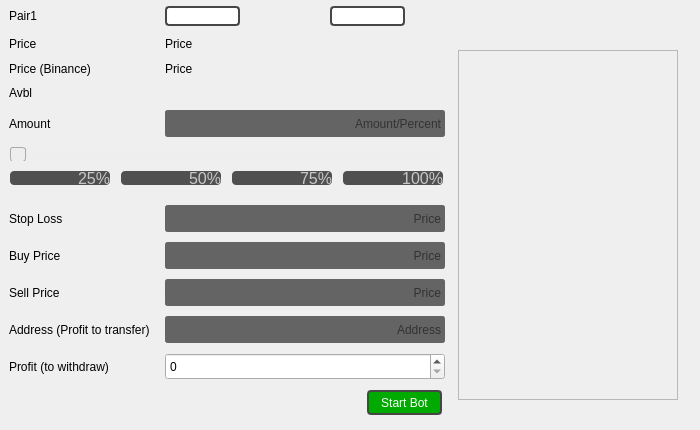
     <widget class="QWidget" name="tab_5">
      <attribute name="title">
       <string>Bot 5</string>
      </attribute>
      <widget class="QWidget" name="gridLayoutWidget_8">
       <property name="geometry">
        <rect>
         <x>0</x>
         <y>0</y>
         <width>691</width>
         <height>421</height>
        </rect>
       </property>
       <layout class="QGridLayout" name="gridLayout_12">
        <property name="leftMargin">
         <number>6</number>
        </property>
        <property name="topMargin">
         <number>6</number>
        </property>
        <property name="rightMargin">
         <number>6</number>
        </property>
        <property name="bottomMargin">
         <number>6</number>
        </property>
        <property name="spacing">
         <number>10</number>
        </property>
        <item row="0" column="1">
         <widget class="QComboBox" name="comboBox_9">
          <property name="enabled">
           <bool>true</bool>
          </property>
          <property name="sizePolicy">
           <sizepolicy hsizetype="Fixed" vsizetype="Fixed">
            <horstretch>0</horstretch>
            <verstretch>0</verstretch>
           </sizepolicy>
          </property>
          <property name="minimumSize">
           <size>
            <width>75</width>
            <height>0</height>
           </size>
          </property>
          <property name="styleSheet">
           <string notr="true">QComboBox	{
	border: 2px solid;
	border-color: rgb(70, 70, 70);
	border-radius: 4px;
}

QComboBox::down-arrow	{
	background-image: url(down.png);
}

QComboBox::drop-down:button	{
	border-radius:5px; 
}

QComboBox::hover	{
	color: rgb(250, 250, 250);
}

QPushButton:default {
    background-color: rgb(80, 80, 80);
	color: rgb(200, 200, 200);
}</string>
          </property>
          <property name="editable">
           <bool>false</bool>
          </property>
         </widget>
        </item>
        <item row="12" column="1" colspan="2">
         <layout class="QHBoxLayout" name="horizontalLayout_6">
          <property name="spacing">
           <number>0</number>
          </property>
          <item>
           <spacer name="horizontalSpacer_5">
            <property name="orientation">
             <enum>Qt::Horizontal</enum>
            </property>
            <property name="sizeType">
             <enum>QSizePolicy::Fixed</enum>
            </property>
            <property name="sizeHint" stdset="0">
             <size>
              <width>200</width>
              <height>20</height>
             </size>
            </property>
           </spacer>
          </item>
          <item>
           <widget class="QPushButton" name="startBotButton_5">
            <property name="sizePolicy">
             <sizepolicy hsizetype="Fixed" vsizetype="Fixed">
              <horstretch>0</horstretch>
              <verstretch>0</verstretch>
             </sizepolicy>
            </property>
            <property name="minimumSize">
             <size>
              <width>75</width>
              <height>25</height>
             </size>
            </property>
            <property name="layoutDirection">
             <enum>Qt::RightToLeft</enum>
            </property>
            <property name="styleSheet">
             <string notr="true">QPushButton {
    background-color: rgb(0, 170, 0);
	color: rgb(250, 250, 250);
	border-style: outset;
	border: 2px solid;
	border-color: rgb(70, 70, 70);
	border-radius: 4px;
}

QPushButton:hover {
    background-color: rgb(0, 185, 0);
}

QPushButton:pressed {
	background-color: rgb(0, 145, 0);
}

QPushButton:default {
    background-color: rgb(0, 170, 0);
}</string>
            </property>
            <property name="text">
             <string>Start Bot</string>
            </property>
           </widget>
          </item>
         </layout>
        </item>
        <item row="11" column="1" colspan="2">
         <widget class="QSpinBox" name="profitSpinBox_5">
          <property name="minimumSize">
           <size>
            <width>50</width>
            <height>27</height>
           </size>
          </property>
         </widget>
        </item>
        <item row="1" column="0">
         <widget class="QLabel" name="label_38">
          <property name="text">
           <string>Price</string>
          </property>
          <property name="alignment">
           <set>Qt::AlignLeading|Qt::AlignLeft|Qt::AlignVCenter</set>
          </property>
         </widget>
        </item>
        <item row="8" column="0">
         <widget class="QLabel" name="label_39">
          <property name="text">
           <string>Buy Price</string>
          </property>
          <property name="alignment">
           <set>Qt::AlignLeading|Qt::AlignLeft|Qt::AlignVCenter</set>
          </property>
         </widget>
        </item>
        <item row="11" column="0">
         <widget class="QLabel" name="label_40">
          <property name="text">
           <string>Profit (to withdraw)</string>
          </property>
          <property name="alignment">
           <set>Qt::AlignLeading|Qt::AlignLeft|Qt::AlignVCenter</set>
          </property>
         </widget>
        </item>
        <item row="0" column="0">
         <widget class="QLabel" name="pairLabel_5">
          <property name="sizePolicy">
           <sizepolicy hsizetype="Fixed" vsizetype="Fixed">
            <horstretch>0</horstretch>
            <verstretch>0</verstretch>
           </sizepolicy>
          </property>
          <property name="text">
           <string>Pair1</string>
          </property>
         </widget>
        </item>
        <item row="5" column="0" colspan="3">
         <layout class="QGridLayout" name="gridLayout_13">
          <item row="1" column="2">
           <widget class="QPushButton" name="threeFourthButton_5">
            <property name="sizePolicy">
             <sizepolicy hsizetype="Fixed" vsizetype="Fixed">
              <horstretch>0</horstretch>
              <verstretch>0</verstretch>
             </sizepolicy>
            </property>
            <property name="minimumSize">
             <size>
              <width>100</width>
              <height>0</height>
             </size>
            </property>
            <property name="font">
             <font>
              <pointsize>12</pointsize>
             </font>
            </property>
            <property name="styleSheet">
             <string notr="true">QPushButton {
    background-color: rgb(80, 80, 80);
	text-align: right;
	color: rgb(200, 200, 200);
	border-style: outset;
	border-radius: 4px;
}

QPushButton:hover {
	color: rgb(250, 250, 250);
}

QPushButton:pressed {
    color: rgb(180, 180, 180);
}

QPushButton:default {
    background-color: rgb(80, 80, 80);
	color: rgb(200, 200, 200);
	text-align: right;
}</string>
            </property>
            <property name="text">
             <string>75%</string>
            </property>
           </widget>
          </item>
          <item row="1" column="0">
           <widget class="QPushButton" name="oneFourthButton_5">
            <property name="sizePolicy">
             <sizepolicy hsizetype="Fixed" vsizetype="Fixed">
              <horstretch>0</horstretch>
              <verstretch>0</verstretch>
             </sizepolicy>
            </property>
            <property name="minimumSize">
             <size>
              <width>100</width>
              <height>0</height>
             </size>
            </property>
            <property name="font">
             <font>
              <pointsize>12</pointsize>
             </font>
            </property>
            <property name="layoutDirection">
             <enum>Qt::LeftToRight</enum>
            </property>
            <property name="styleSheet">
             <string notr="true">QPushButton {
    background-color: rgb(80, 80, 80);
	text-align: right;
	color: rgb(200, 200, 200);
	border-style: outset;
	border-radius: 4px;
}

QPushButton:hover {
	color: rgb(250, 250, 250);
}

QPushButton:pressed {
    color: rgb(180, 180, 180);
}

QPushButton:default {
    background-color: rgb(80, 80, 80);
	color: rgb(200, 200, 200);
	text-align: right;
}</string>
            </property>
            <property name="text">
             <string>25%</string>
            </property>
           </widget>
          </item>
          <item row="1" column="1">
           <widget class="QPushButton" name="twoFourthButton_5">
            <property name="sizePolicy">
             <sizepolicy hsizetype="Fixed" vsizetype="Fixed">
              <horstretch>0</horstretch>
              <verstretch>0</verstretch>
             </sizepolicy>
            </property>
            <property name="minimumSize">
             <size>
              <width>100</width>
              <height>0</height>
             </size>
            </property>
            <property name="font">
             <font>
              <pointsize>12</pointsize>
             </font>
            </property>
            <property name="styleSheet">
             <string notr="true">QPushButton {
    background-color: rgb(80, 80, 80);
	text-align: right;
	color: rgb(200, 200, 200);
	border-style: outset;
	border-radius: 4px;
}

QPushButton:hover {
	color: rgb(250, 250, 250);
}

QPushButton:pressed {
    color: rgb(180, 180, 180);
}

QPushButton:default {
    background-color: rgb(80, 80, 80);
	color: rgb(200, 200, 200);
	text-align: right;
}</string>
            </property>
            <property name="text">
             <string>50%</string>
            </property>
           </widget>
          </item>
          <item row="1" column="3">
           <widget class="QPushButton" name="fourFourthButton_5">
            <property name="sizePolicy">
             <sizepolicy hsizetype="Fixed" vsizetype="Fixed">
              <horstretch>0</horstretch>
              <verstretch>0</verstretch>
             </sizepolicy>
            </property>
            <property name="minimumSize">
             <size>
              <width>100</width>
              <height>0</height>
             </size>
            </property>
            <property name="font">
             <font>
              <pointsize>12</pointsize>
             </font>
            </property>
            <property name="styleSheet">
             <string notr="true">QPushButton {
    background-color: rgb(80, 80, 80);
	text-align: right;
	color: rgb(200, 200, 200);
	border-style: outset;
	border-radius: 4px;
}

QPushButton:hover {
	color: rgb(250, 250, 250);
}

QPushButton:pressed {
    color: rgb(180, 180, 180);
}

QPushButton:default {
    background-color: rgb(80, 80, 80);
	color: rgb(200, 200, 200);
	text-align: right;
}</string>
            </property>
            <property name="text">
             <string>100%</string>
            </property>
           </widget>
          </item>
          <item row="0" column="0" colspan="4">
           <widget class="QSlider" name="horizontalSlider_5">
            <property name="enabled">
             <bool>false</bool>
            </property>
            <property name="cursor">
             <cursorShape>ClosedHandCursor</cursorShape>
            </property>
            <property name="styleSheet">
             <string notr="true">QSlider::groove:horizontal 
{
	background-color: transparent;
	height: 3px;

}


QSlider::sub-page:horizontal 
{
	background-color:  rgb(230, 230, 230);

}


QSlider::add-page:horizontal 
{
	background-color:  rgb(90, 90, 90);

}


QSlider::handle:horizontal 
{
	background-color: rgb(230, 230, 230);
	width: 14px;
	margin-top: -6px;
	margin-bottom: -6px;
	border-radius: 6px;

}


QSlider::handle:horizontal:hover 
{
	background-color: rgb(250, 250, 250);
	border-radius: 6px;

}


QSlider::sub-page:horizontal:disabled 
{
	background-color: #bbb;
	border-color: #999;

}


QSlider::add-page:horizontal:disabled 
{
	background-color: #eee;
	border-color: #999;

}


QSlider::handle:horizontal:disabled 
{
	background-color: #eee;
	border: 1px solid #aaa;
	border-radius: 3px;

}</string>
            </property>
            <property name="maximum">
             <number>100</number>
            </property>
            <property name="orientation">
             <enum>Qt::Horizontal</enum>
            </property>
           </widget>
          </item>
         </layout>
        </item>
        <item row="8" column="1" colspan="2">
         <widget class="QLineEdit" name="buyLineEdit_5">
          <property name="sizePolicy">
           <sizepolicy hsizetype="Fixed" vsizetype="Fixed">
            <horstretch>0</horstretch>
            <verstretch>0</verstretch>
           </sizepolicy>
          </property>
          <property name="minimumSize">
           <size>
            <width>50</width>
            <height>27</height>
           </size>
          </property>
          <property name="maximumSize">
           <size>
            <width>300</width>
            <height>27</height>
           </size>
          </property>
          <property name="styleSheet">
           <string notr="true">background-color: rgb(100, 100, 100);
border: 2px solid rgb(100, 100, 100);
border-radius: 3px;</string>
          </property>
          <property name="alignment">
           <set>Qt::AlignRight|Qt::AlignTrailing|Qt::AlignVCenter</set>
          </property>
          <property name="placeholderText">
           <string>Price</string>
          </property>
         </widget>
        </item>
        <item row="7" column="1" colspan="2">
         <widget class="QLineEdit" name="stoplossLineEdit_5">
          <property name="sizePolicy">
           <sizepolicy hsizetype="Fixed" vsizetype="Fixed">
            <horstretch>0</horstretch>
            <verstretch>0</verstretch>
           </sizepolicy>
          </property>
          <property name="minimumSize">
           <size>
            <width>50</width>
            <height>27</height>
           </size>
          </property>
          <property name="maximumSize">
           <size>
            <width>300</width>
            <height>27</height>
           </size>
          </property>
          <property name="styleSheet">
           <string notr="true">background-color: rgb(100, 100, 100);
border: 2px solid rgb(100, 100, 100);
border-radius: 3px;</string>
          </property>
          <property name="alignment">
           <set>Qt::AlignRight|Qt::AlignTrailing|Qt::AlignVCenter</set>
          </property>
          <property name="placeholderText">
           <string>Price</string>
          </property>
         </widget>
        </item>
        <item row="10" column="1" colspan="2">
         <widget class="QLineEdit" name="walletLineEdit_5">
          <property name="sizePolicy">
           <sizepolicy hsizetype="Fixed" vsizetype="Fixed">
            <horstretch>0</horstretch>
            <verstretch>0</verstretch>
           </sizepolicy>
          </property>
          <property name="minimumSize">
           <size>
            <width>50</width>
            <height>27</height>
           </size>
          </property>
          <property name="maximumSize">
           <size>
            <width>300</width>
            <height>27</height>
           </size>
          </property>
          <property name="styleSheet">
           <string notr="true">background-color: rgb(100, 100, 100);
border: 2px solid rgb(100, 100, 100);
border-radius: 3px;</string>
          </property>
          <property name="alignment">
           <set>Qt::AlignRight|Qt::AlignTrailing|Qt::AlignVCenter</set>
          </property>
          <property name="placeholderText">
           <string>Address</string>
          </property>
         </widget>
        </item>
        <item row="4" column="1" colspan="2">
         <widget class="QLineEdit" name="amountLineEdit_5">
          <property name="sizePolicy">
           <sizepolicy hsizetype="Fixed" vsizetype="Fixed">
            <horstretch>0</horstretch>
            <verstretch>0</verstretch>
           </sizepolicy>
          </property>
          <property name="minimumSize">
           <size>
            <width>100</width>
            <height>27</height>
           </size>
          </property>
          <property name="maximumSize">
           <size>
            <width>300</width>
            <height>27</height>
           </size>
          </property>
          <property name="styleSheet">
           <string notr="true">background-color: rgb(100, 100, 100);
border: 2px solid rgb(100, 100, 100);
border-radius: 3px;</string>
          </property>
          <property name="maxLength">
           <number>15</number>
          </property>
          <property name="alignment">
           <set>Qt::AlignRight|Qt::AlignTrailing|Qt::AlignVCenter</set>
          </property>
          <property name="placeholderText">
           <string>Amount/Percent</string>
          </property>
         </widget>
        </item>
        <item row="9" column="0">
         <widget class="QLabel" name="label_41">
          <property name="text">
           <string>Sell Price</string>
          </property>
          <property name="alignment">
           <set>Qt::AlignLeading|Qt::AlignLeft|Qt::AlignVCenter</set>
          </property>
         </widget>
        </item>
        <item row="4" column="0">
         <widget class="QLabel" name="label_42">
          <property name="text">
           <string>Amount</string>
          </property>
          <property name="alignment">
           <set>Qt::AlignLeading|Qt::AlignLeft|Qt::AlignVCenter</set>
          </property>
         </widget>
        </item>
        <item row="7" column="0">
         <widget class="QLabel" name="label_43">
          <property name="text">
           <string>Stop Loss</string>
          </property>
          <property name="alignment">
           <set>Qt::AlignLeading|Qt::AlignLeft|Qt::AlignVCenter</set>
          </property>
         </widget>
        </item>
        <item row="0" column="2">
         <widget class="QComboBox" name="comboBox_10">
          <property name="sizePolicy">
           <sizepolicy hsizetype="Fixed" vsizetype="Fixed">
            <horstretch>0</horstretch>
            <verstretch>0</verstretch>
           </sizepolicy>
          </property>
          <property name="minimumSize">
           <size>
            <width>75</width>
            <height>0</height>
           </size>
          </property>
          <property name="styleSheet">
           <string notr="true">QComboBox	{
	border: 2px solid;
	border-color: rgb(70, 70, 70);
	border-radius: 4px;
}

QComboBox::down-arrow	{
	background-image: url(down.png);
}

QComboBox::drop-down:button	{
	border-radius:5px; 
}

QComboBox::hover	{
	color: rgb(250, 250, 250);
}

QPushButton:default {
    background-color: rgb(80, 80, 80);
	color: rgb(200, 200, 200);
}</string>
          </property>
          <property name="sizeAdjustPolicy">
           <enum>QComboBox::AdjustToContents</enum>
          </property>
         </widget>
        </item>
        <item row="3" column="0">
         <widget class="QLabel" name="label_44">
          <property name="text">
           <string>Avbl</string>
          </property>
         </widget>
        </item>
        <item row="10" column="0">
         <widget class="QLabel" name="label_45">
          <property name="text">
           <string>Address (Profit to transfer)</string>
          </property>
          <property name="alignment">
           <set>Qt::AlignLeading|Qt::AlignLeft|Qt::AlignVCenter</set>
          </property>
         </widget>
        </item>
        <item row="1" column="1" colspan="2">
         <widget class="QLabel" name="priceLabel_5">
          <property name="sizePolicy">
           <sizepolicy hsizetype="Maximum" vsizetype="Fixed">
            <horstretch>0</horstretch>
            <verstretch>0</verstretch>
           </sizepolicy>
          </property>
          <property name="minimumSize">
           <size>
            <width>110</width>
            <height>15</height>
           </size>
          </property>
          <property name="maximumSize">
           <size>
            <width>200</width>
            <height>20</height>
           </size>
          </property>
          <property name="text">
           <string>Price</string>
          </property>
         </widget>
        </item>
        <item row="9" column="1" colspan="2">
         <widget class="QLineEdit" name="sellLineEdit_5">
          <property name="sizePolicy">
           <sizepolicy hsizetype="Fixed" vsizetype="Fixed">
            <horstretch>0</horstretch>
            <verstretch>0</verstretch>
           </sizepolicy>
          </property>
          <property name="minimumSize">
           <size>
            <width>50</width>
            <height>27</height>
           </size>
          </property>
          <property name="maximumSize">
           <size>
            <width>300</width>
            <height>27</height>
           </size>
          </property>
          <property name="styleSheet">
           <string notr="true">background-color: rgb(100, 100, 100);
border: 2px solid rgb(100, 100, 100);
border-radius: 3px;</string>
          </property>
          <property name="alignment">
           <set>Qt::AlignRight|Qt::AlignTrailing|Qt::AlignVCenter</set>
          </property>
          <property name="placeholderText">
           <string>Price</string>
          </property>
         </widget>
        </item>
        <item row="3" column="1" colspan="2">
         <widget class="QLabel" name="amountLabel_5">
          <property name="text">
           <string/>
          </property>
          <property name="alignment">
           <set>Qt::AlignRight|Qt::AlignTrailing|Qt::AlignVCenter</set>
          </property>
         </widget>
        </item>
        <item row="2" column="0">
         <widget class="QLabel" name="label_46">
          <property name="text">
           <string>Price (Binance)</string>
          </property>
         </widget>
        </item>
        <item row="2" column="1" colspan="2">
         <widget class="QLabel" name="priceBinLabel_5">
          <property name="sizePolicy">
           <sizepolicy hsizetype="Maximum" vsizetype="Fixed">
            <horstretch>0</horstretch>
            <verstretch>0</verstretch>
           </sizepolicy>
          </property>
          <property name="minimumSize">
           <size>
            <width>110</width>
            <height>15</height>
           </size>
          </property>
          <property name="maximumSize">
           <size>
            <width>200</width>
            <height>20</height>
           </size>
          </property>
          <property name="text">
           <string>Price</string>
          </property>
         </widget>
        </item>
        <item row="1" column="3" rowspan="12">
         <widget class="QScrollArea" name="scrollArea_6">
          <property name="sizePolicy">
           <sizepolicy hsizetype="Fixed" vsizetype="Fixed">
            <horstretch>0</horstretch>
            <verstretch>0</verstretch>
           </sizepolicy>
          </property>
          <property name="minimumSize">
           <size>
            <width>220</width>
            <height>350</height>
           </size>
          </property>
          <property name="widgetResizable">
           <bool>true</bool>
          </property>
          <widget class="QWidget" name="scrollAreaWidgetContents_6">
           <property name="geometry">
            <rect>
             <x>0</x>
             <y>0</y>
             <width>218</width>
             <height>348</height>
            </rect>
           </property>
          </widget>
         </widget>
        </item>
       </layout>
      </widget>
     </widget>
